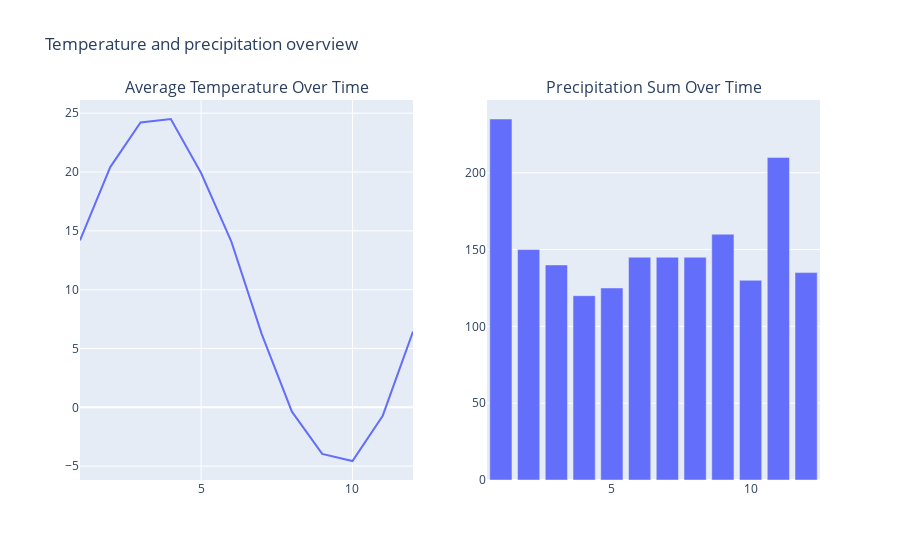

Here is the notebook cell this chart was saved with:
### Code cell
temperature_fig = px.line(results, x='Date', y='Temperature', title="Average Temperature Over Time")

precipitation_fig = px.bar(results, x='Date', y='Precipitation', title="Precipitation Sum Over Time")

fig = make_subplots(
    rows=1, cols=2, 
    subplot_titles=("Average Temperature Over Time", "Precipitation Sum Over Time"),
    horizontal_spacing=0.1,  # Adjust space between plots
)

for trace in temperature_fig.data:
    fig.add_trace(trace, row=1, col=1)

for trace in precipitation_fig.data:
    fig.add_trace(trace, row=1, col=2)

fig.update_layout(
    height=600,  # Adjust overall figure height
    title_text="Temperature and precipitation overview",
    showlegend=False 
)

fig.show()

### Figure 1 — Plotly figure (JSON) as saved in the notebook; plotly's stock layout.template omitted (floating-point values rounded to 4 significant figures)
{"data": [{"hovertemplate": "Date=%{x}<br>Temperature=%{y}<extra></extra>", "legendgroup": "", "line": {"color": "#636efa", "dash": "solid"}, "marker": {"symbol": "circle"}, "mode": "lines", "name": "", "orientation": "v", "showlegend": false, "type": "scatter", "x": [1, 2, 3, 4, 5, 6, 7, 8, 9, 10, 11, 12], "xaxis": "x", "y": [14.2, 20.42, 24.21, 24.5, 19.91, 14.08, 6.245, -0.3702, -3.963, -4.562, -0.7126, 6.441], "yaxis": "y"}, {"alignmentgroup": "True", "hovertemplate": "Date=%{x}<br>Precipitation=%{y}<extra></extra>", "legendgroup": "", "marker": {"color": "#636efa", "pattern": {"shape": ""}}, "name": "", "offsetgroup": "", "orientation": "v", "showlegend": false, "textposition": "auto", "type": "bar", "x": [1, 2, 3, 4, 5, 6, 7, 8, 9, 10, 11, 12], "xaxis": "x2", "y": [235, 150, 140, 120, 125, 145, 145, 145, 160, 130, 210, 135], "yaxis": "y2"}], "layout": {"annotations": [{"font": {"size": 16}, "showarrow": false, "text": "Average Temperature Over Time", "x": 0.225, "xanchor": "center", "xref": "paper", "y": 1, "yanchor": "bottom", "yref": "paper"}, {"font": {"size": 16}, "showarrow": false, "text": "Precipitation Sum Over Time", "x": 0.775, "xanchor": "center", "xref": "paper", "y": 1, "yanchor": "bottom", "yref": "paper"}], "autosize": true, "showlegend": false, "title": {"text": "Temperature and precipitation overview"}, "xaxis": {"anchor": "y", "autorange": true, "domain": [0, 0.45], "range": [1, 12], "type": "linear"}, "xaxis2": {"anchor": "y2", "autorange": true, "domain": [0.55, 1], "range": [0.5, 12.5], "type": "linear"}, "yaxis": {"anchor": "x", "autorange": true, "domain": [0, 1], "range": [-6.177, 26.12], "type": "linear"}, "yaxis2": {"anchor": "x2", "autorange": true, "domain": [0, 1], "range": [0, 247.4], "type": "linear"}}}
